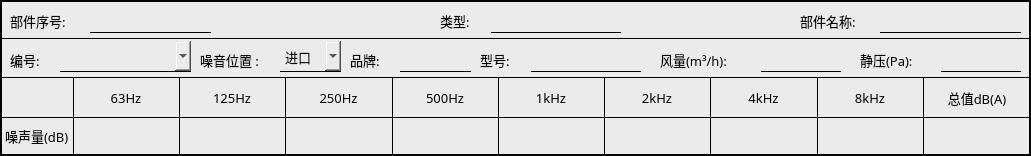
<?xml version="1.0" encoding="UTF-8"?>
<ui version="4.0">
 <class>Table_noi_src</class>
 <widget class="QWidget" name="Table_noi_src">
  <property name="geometry">
   <rect>
    <x>0</x>
    <y>0</y>
    <width>1031</width>
    <height>156</height>
   </rect>
  </property>
  <property name="minimumSize">
   <size>
    <width>1031</width>
    <height>156</height>
   </size>
  </property>
  <property name="maximumSize">
   <size>
    <width>1031</width>
    <height>156</height>
   </size>
  </property>
  <property name="windowTitle">
   <string>Form</string>
  </property>
  <property name="styleSheet">
   <string notr="true">background-color: rgb(235, 235, 235);</string>
  </property>
  <layout class="QVBoxLayout" name="verticalLayout" stretch="1,1,2">
   <property name="spacing">
    <number>0</number>
   </property>
   <property name="leftMargin">
    <number>0</number>
   </property>
   <property name="topMargin">
    <number>0</number>
   </property>
   <property name="rightMargin">
    <number>0</number>
   </property>
   <property name="bottomMargin">
    <number>0</number>
   </property>
   <item>
    <widget class="QWidget" name="widget_3" native="true">
     <property name="styleSheet">
      <string notr="true">#widget_3
{
border:2px solid black;
border-bottom:1px solid black;
}</string>
     </property>
     <widget class="QLabel" name="label_9">
      <property name="geometry">
       <rect>
        <x>10</x>
        <y>5</y>
        <width>81</width>
        <height>31</height>
       </rect>
      </property>
      <property name="font">
       <font>
        <family>Microsoft YaHei</family>
        <pointsize>10</pointsize>
       </font>
      </property>
      <property name="text">
       <string>部件序号:</string>
      </property>
     </widget>
     <widget class="QLineEdit" name="lineEdit_8">
      <property name="geometry">
       <rect>
        <x>90</x>
        <y>2</y>
        <width>121</width>
        <height>31</height>
       </rect>
      </property>
      <property name="font">
       <font>
        <family>Microsoft YaHei</family>
        <pointsize>10</pointsize>
       </font>
      </property>
      <property name="styleSheet">
       <string notr="true">border:none;
border-bottom:1px solid black;</string>
      </property>
     </widget>
     <widget class="QLineEdit" name="lineEdit_9">
      <property name="geometry">
       <rect>
        <x>490</x>
        <y>2</y>
        <width>131</width>
        <height>31</height>
       </rect>
      </property>
      <property name="font">
       <font>
        <family>Microsoft YaHei</family>
        <pointsize>10</pointsize>
       </font>
      </property>
      <property name="styleSheet">
       <string notr="true">border:none;
border-bottom:1px solid black;
</string>
      </property>
     </widget>
     <widget class="QLabel" name="label_10">
      <property name="geometry">
       <rect>
        <x>440</x>
        <y>5</y>
        <width>51</width>
        <height>31</height>
       </rect>
      </property>
      <property name="font">
       <font>
        <family>Microsoft YaHei</family>
        <pointsize>10</pointsize>
       </font>
      </property>
      <property name="text">
       <string>类型:</string>
      </property>
     </widget>
     <widget class="QLabel" name="label_11">
      <property name="geometry">
       <rect>
        <x>800</x>
        <y>5</y>
        <width>81</width>
        <height>31</height>
       </rect>
      </property>
      <property name="font">
       <font>
        <family>Microsoft YaHei</family>
        <pointsize>10</pointsize>
       </font>
      </property>
      <property name="text">
       <string>部件名称:</string>
      </property>
     </widget>
     <widget class="QLineEdit" name="lineEdit_10">
      <property name="geometry">
       <rect>
        <x>880</x>
        <y>2</y>
        <width>141</width>
        <height>31</height>
       </rect>
      </property>
      <property name="font">
       <font>
        <family>Microsoft YaHei</family>
        <pointsize>10</pointsize>
       </font>
      </property>
      <property name="styleSheet">
       <string notr="true">border:none;
border-bottom:1px solid black;</string>
      </property>
     </widget>
    </widget>
   </item>
   <item>
    <widget class="QWidget" name="widget_4" native="true">
     <property name="sizePolicy">
      <sizepolicy hsizetype="Preferred" vsizetype="Minimum">
       <horstretch>0</horstretch>
       <verstretch>0</verstretch>
      </sizepolicy>
     </property>
     <property name="styleSheet">
      <string notr="true">#widget_4
{
border:1px solid black;
border-left:2px solid black;
border-right:2px solid black;
border-top:none;
}</string>
     </property>
     <widget class="QLabel" name="label_15">
      <property name="geometry">
       <rect>
        <x>10</x>
        <y>5</y>
        <width>51</width>
        <height>31</height>
       </rect>
      </property>
      <property name="font">
       <font>
        <family>Microsoft YaHei</family>
        <pointsize>10</pointsize>
       </font>
      </property>
      <property name="text">
       <string>编号:</string>
      </property>
     </widget>
     <widget class="QComboBox" name="comboBox">
      <property name="geometry">
       <rect>
        <x>60</x>
        <y>2</y>
        <width>131</width>
        <height>31</height>
       </rect>
      </property>
      <property name="font">
       <font>
        <family>Microsoft YaHei</family>
        <pointsize>10</pointsize>
       </font>
      </property>
      <property name="styleSheet">
       <string notr="true">border:none;
border-bottom:1px solid black;</string>
      </property>
     </widget>
     <widget class="QLabel" name="label_16">
      <property name="geometry">
       <rect>
        <x>200</x>
        <y>5</y>
        <width>81</width>
        <height>31</height>
       </rect>
      </property>
      <property name="font">
       <font>
        <family>Microsoft YaHei</family>
        <pointsize>10</pointsize>
       </font>
      </property>
      <property name="text">
       <string>噪音位置 :</string>
      </property>
     </widget>
     <widget class="QComboBox" name="comboBox_2">
      <property name="geometry">
       <rect>
        <x>280</x>
        <y>2</y>
        <width>61</width>
        <height>31</height>
       </rect>
      </property>
      <property name="font">
       <font>
        <family>Microsoft YaHei</family>
        <pointsize>10</pointsize>
       </font>
      </property>
      <property name="styleSheet">
       <string notr="true">border:none;
border-bottom:1px solid black;</string>
      </property>
      <item>
       <property name="text">
        <string>进口</string>
       </property>
      </item>
      <item>
       <property name="text">
        <string>出口</string>
       </property>
      </item>
     </widget>
     <widget class="QLabel" name="label_17">
      <property name="geometry">
       <rect>
        <x>350</x>
        <y>5</y>
        <width>51</width>
        <height>31</height>
       </rect>
      </property>
      <property name="font">
       <font>
        <family>Microsoft YaHei</family>
        <pointsize>10</pointsize>
       </font>
      </property>
      <property name="text">
       <string>品牌:</string>
      </property>
     </widget>
     <widget class="QLineEdit" name="lineEdit_13">
      <property name="geometry">
       <rect>
        <x>400</x>
        <y>2</y>
        <width>71</width>
        <height>31</height>
       </rect>
      </property>
      <property name="font">
       <font>
        <family>Microsoft YaHei</family>
        <pointsize>10</pointsize>
       </font>
      </property>
      <property name="styleSheet">
       <string notr="true">border:none;
border-bottom:1px solid black;
</string>
      </property>
     </widget>
     <widget class="QLineEdit" name="lineEdit_14">
      <property name="geometry">
       <rect>
        <x>530</x>
        <y>2</y>
        <width>111</width>
        <height>31</height>
       </rect>
      </property>
      <property name="font">
       <font>
        <family>Microsoft YaHei</family>
        <pointsize>10</pointsize>
       </font>
      </property>
      <property name="styleSheet">
       <string notr="true">border:none;
border-bottom:1px solid black;
</string>
      </property>
     </widget>
     <widget class="QLabel" name="label_18">
      <property name="geometry">
       <rect>
        <x>480</x>
        <y>5</y>
        <width>51</width>
        <height>31</height>
       </rect>
      </property>
      <property name="font">
       <font>
        <family>Microsoft YaHei</family>
        <pointsize>10</pointsize>
       </font>
      </property>
      <property name="text">
       <string>型号:</string>
      </property>
     </widget>
     <widget class="QLineEdit" name="lineEdit_15">
      <property name="geometry">
       <rect>
        <x>760</x>
        <y>2</y>
        <width>81</width>
        <height>31</height>
       </rect>
      </property>
      <property name="font">
       <font>
        <family>Microsoft YaHei</family>
        <pointsize>10</pointsize>
       </font>
      </property>
      <property name="styleSheet">
       <string notr="true">border:none;
border-bottom:1px solid black;
</string>
      </property>
     </widget>
     <widget class="QLabel" name="label_19">
      <property name="geometry">
       <rect>
        <x>660</x>
        <y>5</y>
        <width>101</width>
        <height>31</height>
       </rect>
      </property>
      <property name="font">
       <font>
        <family>Microsoft YaHei</family>
        <pointsize>10</pointsize>
       </font>
      </property>
      <property name="text">
       <string>风量(m³/h):</string>
      </property>
     </widget>
     <widget class="QLineEdit" name="lineEdit_16">
      <property name="geometry">
       <rect>
        <x>940</x>
        <y>2</y>
        <width>81</width>
        <height>31</height>
       </rect>
      </property>
      <property name="font">
       <font>
        <family>Microsoft YaHei</family>
        <pointsize>10</pointsize>
       </font>
      </property>
      <property name="styleSheet">
       <string notr="true">border:none;
border-bottom:1px solid black;
</string>
      </property>
     </widget>
     <widget class="QLabel" name="label_20">
      <property name="geometry">
       <rect>
        <x>860</x>
        <y>5</y>
        <width>81</width>
        <height>31</height>
       </rect>
      </property>
      <property name="font">
       <font>
        <family>Microsoft YaHei</family>
        <pointsize>10</pointsize>
       </font>
      </property>
      <property name="text">
       <string>静压(Pa):</string>
      </property>
     </widget>
    </widget>
   </item>
   <item>
    <widget class="QWidget" name="widget" native="true">
     <layout class="QGridLayout" name="gridLayout">
      <property name="leftMargin">
       <number>0</number>
      </property>
      <property name="topMargin">
       <number>0</number>
      </property>
      <property name="rightMargin">
       <number>0</number>
      </property>
      <property name="bottomMargin">
       <number>0</number>
      </property>
      <property name="spacing">
       <number>0</number>
      </property>
      <item row="0" column="0">
       <widget class="QLabel" name="label">
        <property name="styleSheet">
         <string notr="true">border-left:2px solid black;</string>
        </property>
        <property name="text">
         <string/>
        </property>
       </widget>
      </item>
      <item row="0" column="1">
       <widget class="QLabel" name="label_2">
        <property name="font">
         <font>
          <family>Microsoft YaHei</family>
          <pointsize>10</pointsize>
         </font>
        </property>
        <property name="styleSheet">
         <string notr="true">border-left:1px solid black;
</string>
        </property>
        <property name="text">
         <string>63Hz</string>
        </property>
        <property name="alignment">
         <set>Qt::AlignCenter</set>
        </property>
       </widget>
      </item>
      <item row="0" column="2">
       <widget class="QLabel" name="label_3">
        <property name="font">
         <font>
          <family>Microsoft YaHei</family>
          <pointsize>10</pointsize>
         </font>
        </property>
        <property name="styleSheet">
         <string notr="true">border-left:1px solid black;</string>
        </property>
        <property name="text">
         <string>125Hz</string>
        </property>
        <property name="alignment">
         <set>Qt::AlignCenter</set>
        </property>
       </widget>
      </item>
      <item row="0" column="3">
       <widget class="QLabel" name="label_4">
        <property name="font">
         <font>
          <family>Microsoft YaHei</family>
          <pointsize>10</pointsize>
         </font>
        </property>
        <property name="styleSheet">
         <string notr="true">border-left:1px solid black;</string>
        </property>
        <property name="text">
         <string>250Hz</string>
        </property>
        <property name="alignment">
         <set>Qt::AlignCenter</set>
        </property>
       </widget>
      </item>
      <item row="0" column="4">
       <widget class="QLabel" name="label_5">
        <property name="font">
         <font>
          <family>Microsoft YaHei</family>
          <pointsize>10</pointsize>
         </font>
        </property>
        <property name="styleSheet">
         <string notr="true">border-left:1px solid black;</string>
        </property>
        <property name="text">
         <string>500Hz</string>
        </property>
        <property name="alignment">
         <set>Qt::AlignCenter</set>
        </property>
       </widget>
      </item>
      <item row="0" column="5">
       <widget class="QLabel" name="label_6">
        <property name="font">
         <font>
          <family>Microsoft YaHei</family>
          <pointsize>10</pointsize>
         </font>
        </property>
        <property name="styleSheet">
         <string notr="true">border-left:1px solid black;</string>
        </property>
        <property name="text">
         <string>1kHz</string>
        </property>
        <property name="alignment">
         <set>Qt::AlignCenter</set>
        </property>
       </widget>
      </item>
      <item row="0" column="6">
       <widget class="QLabel" name="label_7">
        <property name="font">
         <font>
          <family>Microsoft YaHei</family>
          <pointsize>10</pointsize>
         </font>
        </property>
        <property name="styleSheet">
         <string notr="true">border-left:1px solid black;</string>
        </property>
        <property name="text">
         <string>2kHz</string>
        </property>
        <property name="alignment">
         <set>Qt::AlignCenter</set>
        </property>
       </widget>
      </item>
      <item row="0" column="7">
       <widget class="QLabel" name="label_8">
        <property name="font">
         <font>
          <family>Microsoft YaHei</family>
          <pointsize>10</pointsize>
         </font>
        </property>
        <property name="styleSheet">
         <string notr="true">border-left:1px solid black;</string>
        </property>
        <property name="text">
         <string>4kHz</string>
        </property>
        <property name="alignment">
         <set>Qt::AlignCenter</set>
        </property>
       </widget>
      </item>
      <item row="0" column="8">
       <widget class="QLabel" name="label_12">
        <property name="font">
         <font>
          <family>Microsoft YaHei</family>
          <pointsize>10</pointsize>
         </font>
        </property>
        <property name="styleSheet">
         <string notr="true">border-left:1px solid black;</string>
        </property>
        <property name="text">
         <string>8kHz</string>
        </property>
        <property name="alignment">
         <set>Qt::AlignCenter</set>
        </property>
       </widget>
      </item>
      <item row="0" column="9">
       <widget class="QLabel" name="label_13">
        <property name="font">
         <font>
          <family>Microsoft YaHei</family>
          <pointsize>10</pointsize>
         </font>
        </property>
        <property name="styleSheet">
         <string notr="true">border-left:1px solid black;
border-right:2px solid black;</string>
        </property>
        <property name="text">
         <string>总值dB(A)</string>
        </property>
        <property name="alignment">
         <set>Qt::AlignCenter</set>
        </property>
       </widget>
      </item>
      <item row="2" column="0">
       <widget class="QLabel" name="label_14">
        <property name="font">
         <font>
          <family>Microsoft YaHei</family>
          <pointsize>10</pointsize>
         </font>
        </property>
        <property name="styleSheet">
         <string notr="true">border:1px solid black;
border-left:2px solid black;
border-bottom:2px solid black;
border-right:none;
</string>
        </property>
        <property name="text">
         <string>噪声量(dB)</string>
        </property>
       </widget>
      </item>
      <item row="2" column="1">
       <widget class="QLineEdit" name="lineEdit">
        <property name="sizePolicy">
         <sizepolicy hsizetype="Expanding" vsizetype="Preferred">
          <horstretch>0</horstretch>
          <verstretch>0</verstretch>
         </sizepolicy>
        </property>
        <property name="styleSheet">
         <string notr="true">border:1px solid black;
border-right:none;
border-bottom:2px solid black;</string>
        </property>
       </widget>
      </item>
      <item row="2" column="2">
       <widget class="QLineEdit" name="lineEdit_2">
        <property name="sizePolicy">
         <sizepolicy hsizetype="Expanding" vsizetype="Preferred">
          <horstretch>0</horstretch>
          <verstretch>0</verstretch>
         </sizepolicy>
        </property>
        <property name="styleSheet">
         <string notr="true">border:1px solid black;
border-right:none;
border-bottom:2px solid black;</string>
        </property>
       </widget>
      </item>
      <item row="2" column="3">
       <widget class="QLineEdit" name="lineEdit_3">
        <property name="sizePolicy">
         <sizepolicy hsizetype="Expanding" vsizetype="Preferred">
          <horstretch>0</horstretch>
          <verstretch>0</verstretch>
         </sizepolicy>
        </property>
        <property name="styleSheet">
         <string notr="true">border:1px solid black;
border-right:none;
border-bottom:2px solid black;</string>
        </property>
       </widget>
      </item>
      <item row="2" column="4">
       <widget class="QLineEdit" name="lineEdit_4">
        <property name="sizePolicy">
         <sizepolicy hsizetype="Expanding" vsizetype="Preferred">
          <horstretch>0</horstretch>
          <verstretch>0</verstretch>
         </sizepolicy>
        </property>
        <property name="styleSheet">
         <string notr="true">border:1px solid black;
border-right:none;
border-bottom:2px solid black;</string>
        </property>
       </widget>
      </item>
      <item row="2" column="5">
       <widget class="QLineEdit" name="lineEdit_5">
        <property name="sizePolicy">
         <sizepolicy hsizetype="Expanding" vsizetype="Preferred">
          <horstretch>0</horstretch>
          <verstretch>0</verstretch>
         </sizepolicy>
        </property>
        <property name="styleSheet">
         <string notr="true">border:1px solid black;
border-right:none;
border-bottom:2px solid black;</string>
        </property>
       </widget>
      </item>
      <item row="2" column="6">
       <widget class="QLineEdit" name="lineEdit_6">
        <property name="sizePolicy">
         <sizepolicy hsizetype="Expanding" vsizetype="Preferred">
          <horstretch>0</horstretch>
          <verstretch>0</verstretch>
         </sizepolicy>
        </property>
        <property name="styleSheet">
         <string notr="true">border:1px solid black;
border-right:none;
border-bottom:2px solid black;</string>
        </property>
       </widget>
      </item>
      <item row="2" column="7">
       <widget class="QLineEdit" name="lineEdit_7">
        <property name="sizePolicy">
         <sizepolicy hsizetype="Expanding" vsizetype="Preferred">
          <horstretch>0</horstretch>
          <verstretch>0</verstretch>
         </sizepolicy>
        </property>
        <property name="styleSheet">
         <string notr="true">border:1px solid black;
border-right:none;
border-bottom:2px solid black;</string>
        </property>
       </widget>
      </item>
      <item row="2" column="8">
       <widget class="QLineEdit" name="lineEdit_11">
        <property name="sizePolicy">
         <sizepolicy hsizetype="Expanding" vsizetype="Preferred">
          <horstretch>0</horstretch>
          <verstretch>0</verstretch>
         </sizepolicy>
        </property>
        <property name="styleSheet">
         <string notr="true">border:1px solid black;
border-right:none;
border-bottom:2px solid black;</string>
        </property>
       </widget>
      </item>
      <item row="2" column="9">
       <widget class="QLineEdit" name="lineEdit_12">
        <property name="sizePolicy">
         <sizepolicy hsizetype="Expanding" vsizetype="Preferred">
          <horstretch>0</horstretch>
          <verstretch>0</verstretch>
         </sizepolicy>
        </property>
        <property name="styleSheet">
         <string notr="true">border:1px solid black;
border-bottom:2px solid black;
border-right:2px solid black;</string>
        </property>
       </widget>
      </item>
     </layout>
    </widget>
   </item>
  </layout>
 </widget>
 <resources/>
 <connections/>
</ui>
